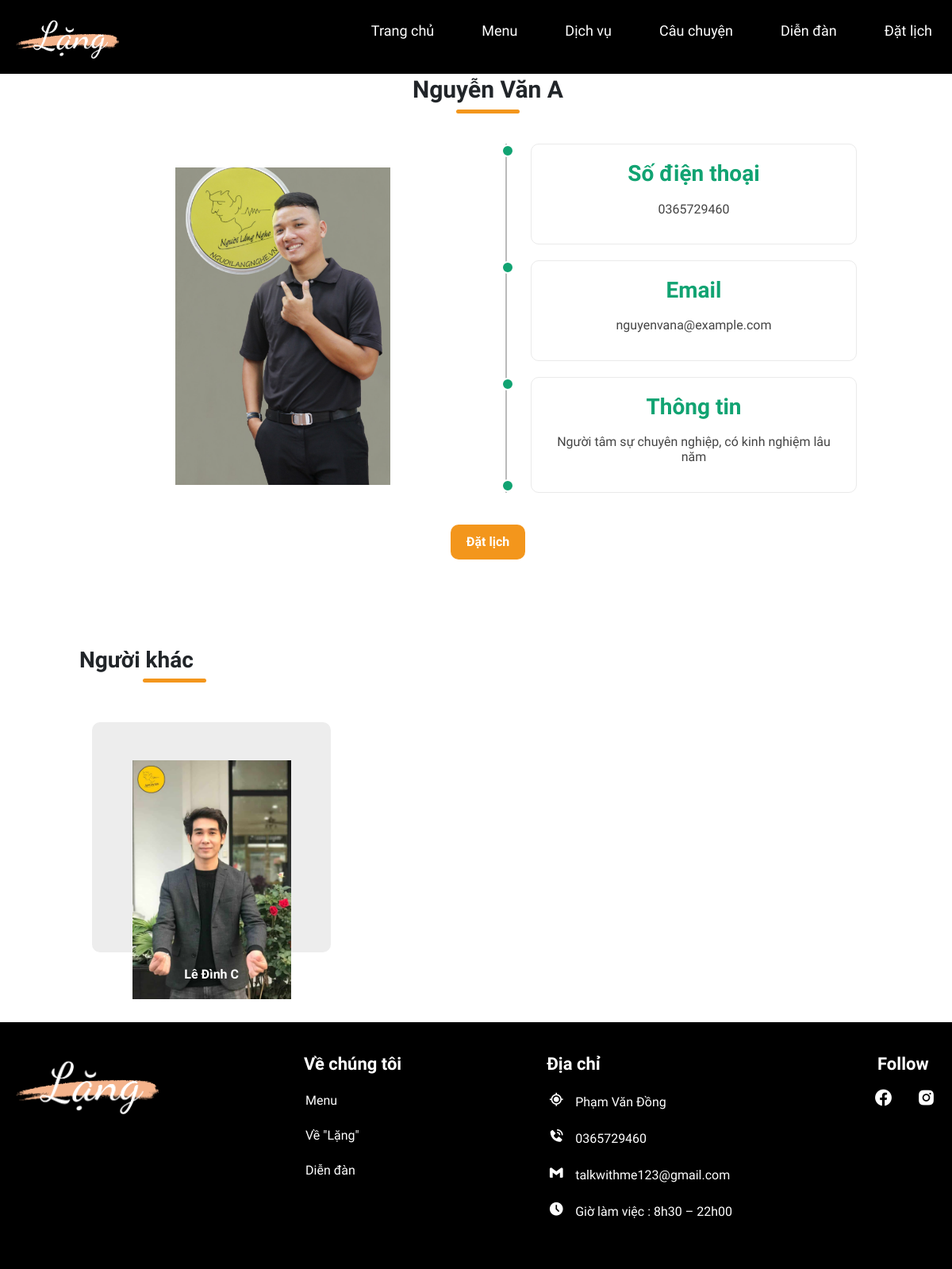
The app's page /person/personDetail/1 with its own data.
### tables this page shows
CREATE TABLE `nguoitamsu` (
  `nguoitamsu_id` int(11) NOT NULL,
  `nguoitamsu_name` varchar(255) NOT NULL,
  `nguoitamsu_sdt` varchar(11) NOT NULL,
  `nguoitamsu_email` varchar(100) NOT NULL,
  `nguoitamsu_thongtin` text NOT NULL,
  `nguoitamsu_anh` varchar(255) NOT NULL,
  `booking_id` int(11) NOT NULL,
  `created_at` datetime NOT NULL DEFAULT current_timestamp(),
  `updated_at` datetime NOT NULL DEFAULT current_timestamp() ON UPDATE current_timestamp()
);

### Core/Controller.php (called while the page is built, shortened)
<?php
class Controller
{
    public function model($model)
    {
        return new $model;
    }
}

### Configs/Connect.php (called while the page is built, shortened)
<?php
class Connect
{
    public function __construct()
    {
        try {
            $this->pdo = new PDO(self::DNS, self::USER, self::PASSWORD);
        } catch (PDOException $e) {
            echo $e->getMessage();
        }
    }
}

### Models/Person.php (called while the page is built, shortened)
<?php
include_once './Configs/Connect.php';
class Person extends Connect
{
    public function getPersonById($nguoitamsu_id)
    {
        $sql = "SELECT * FROM nguoitamsu JOIN booking ON nguoitamsu.booking_id = booking.booking_id  WHERE nguoitamsu_id = :nguoitamsu_id";
        $pre = $this->pdo->prepare($sql);
        $pre->bindParam(':nguoitamsu_id', $nguoitamsu_id, PDO::PARAM_INT);
        $pre->execute();
        $personDetail = $pre->fetch(PDO::FETCH_ASSOC);
        return $personDetail;
    }
    public function getFourOtherPersons($nguoitamsu_id)
    {
        $sql = "SELECT * FROM nguoitamsu
                WHERE nguoitamsu_id != :nguoitamsu_id
                ORDER BY created_at DESC
                LIMIT 4";
        $pre = $this->pdo->prepare($sql);
        $pre->bindParam(':nguoitamsu_id', $nguoitamsu_id, PDO::PARAM_INT);
        $pre->execute();
        $fourPersons = $pre->fetchAll(PDO::FETCH_ASSOC);
        return $fourPersons;
    }
}

### Views/person_detail.php (the view, shortened to what this page needs)
<section class="person-detail" id="person-detail">
    <div class="container-detail-person">
        <h2 class="section_title"><?= $personDetail['nguoitamsu_name'] ?></h2>
        <main class="row">
            <section class="col">
                <div class="image">
                    <img src="/LangCoffee/Images/Person/<?= $personDetail['nguoitamsu_anh'] ?>">
                </div>
            </section>
            <section class="col">
                <div class="contents">
                    <div class="box">
                        <h3>Số điện thoại</h3>
                        <h4><?= $personDetail['nguoitamsu_sdt'] ?></h4>
                    </div>
                    <div class="box">
                        <h3>Email</h3>
                        <h4><?= $personDetail['nguoitamsu_email'] ?></h4>
                    </div>
                    <div class="box">
                        <h3>Thông tin</h3>
                        <h4><?= $personDetail['nguoitamsu_thongtin'] ?></h4>
                    </div>
                </div>
            </section>
        </main>
        <div class="book-appointment">
            <a href="#" id="openModal" class="button">Đặt lịch</a>
        </div>
    </div>
</section>
<section class="product-detail" id="product-detail">
    <div class="container-detail">
        <h3 class="section_title section_titleh3">Người khác</h3>
        <div class="menu-items">
            <?php foreach ($otherPersons as $person) : ?>
                <a href="/LangCoffee/person/personDetail/<?= $person['nguoitamsu_id']; ?>">
                    <div class="menu-item">
                        <div class="menu-item-content">
                            <div class="menu-item-img">
                                <img src="/LangCoffee/Images/Person/<?= $person['nguoitamsu_anh']; ?>" alt="menu item image">
                            </div>
                        </div>
                        <div class="menu-item-info">
                            <div class="menu-item-name"><?= $person['nguoitamsu_name']; ?> </div>
                        </div>
                    </div>
                </a>
            <?php endforeach; ?>
        </div>
    </div>
</section>

### CSS/public.css (style rules this page uses)
* { margin: 0; padding: 0; box-sizing: border-box; font-family: "Playwrite GB S", cursive; font-weight: 400; }
:root { --primary-color: #3b141c; --secondary-color: #f3961c; --dark-color: #252525; --white-color: #fff; --light-gray-color: #f2f2f2; --site-max-width: 1300px; }
html { scroll-behavior: smooth; }
body { background-color: var(--white-color); }
a { text-decoration: none !important; }

### CSS/home.css (style rules this page uses)
.section_title { text-align: center; padding: 60px 0 30px; font-size: 28px; }
.section_title::after { content: ''; width: 80px; background: var(--secondary-color); height: 5px; display: block; margin: 7px auto 0; border-radius: 8px; }

### CSS/menu.css (style rules this page uses)
:root { --white-light: rgba(255, 255, 255, 0.5); --alice-blue: #f8f9fa; --carribean-green: #40c9a2; --gray: #ededed; }
img { width: 100%; display: block; }

### CSS/menu_detail.css (style rules this page uses)
.container-detail { width: 1000px; margin: auto; max-width: 1000px; text-align: center; padding-top: 50px; }
.container-detail h3 { text-align: left; font-weight: 800; }
.section_titleh3 { padding-bottom: 10px; }
.container-detail .section_title::after { content: ''; width: 80px; background: var(--secondary-color); height: 5px; display: block; margin: 7px auto 0; border-radius: 8px; }
.container-detail .section_titleh3::after { content: ''; width: 80px; background: var(--secondary-color); height: 5px; display: block; margin: 7px 0 0 80px; padding-left: 0px; border-radius: 8px; }
.menu-item { margin: 2rem; margin-left: 0; position: relative; }
.menu-item-content { background: var(--gray); padding: 3rem 0.5rem 2rem 0.5rem; cursor: pointer; border-radius: 10px; }
.menu-item-img { width: 200px; height: 210px; margin: 0 auto; }
.menu-item-info { padding: 1rem; }
.menu-item-name { color: black; display: block; text-decoration: none; font-size: 1rem; font-weight: bold; }
.menu-item-img img { transition: transform 0.6s ease; }
@media screen and (min-width: 992px) { .menu-items { display: grid; grid-template-columns: repeat(2, 1fr); } }
@media screen and (min-width: 1200px) { .menu-items { grid-template-columns: repeat(3, 1fr); } }
@media screen and (min-width: 1200px) { .menu-item { margin-right: 1rem; margin-left: 1rem; } }

### CSS/person.css (style rules this page uses)
:root { --white-light: rgba(255, 255, 255, 0.5); --alice-blue: #f8f9fa; --carribean-green: #40c9a2; --gray: #ededed; }
* { padding: 0; margin: 0; box-sizing: border-box; }
body { font-family: 'Quicksand', sans-serif; }
img { width: 100%; display: block; }

### CSS/story.css (style rules this page uses)
:root { --primary-color: #f3eae5; --text-dark: #2c2724; --white: #ffffff; --max-width: 1200px; }
:root { --primary-color: #3b141c; --secondary-color: #f3961c; --dark-color: #252525; --white-color: #fff; --light-gray-color: #f2f2f2; --site-max-width: 1300px; }

### CSS/blog.css (style rules this page uses)
section { position: relative; }

### records on screen
nguoitamsu: nguoitamsu_name "Nguyễn Văn A", nguoitamsu_sdt "0365729460", nguoitamsu_email "nguyenvana@example.com", nguoitamsu_thongtin "Người tâm sự chuyên nghiệp, có kinh nghiệm lâu năm"
nguoitamsu: nguoitamsu_anh (picture), nguoitamsu_name "Lê Đình C"
